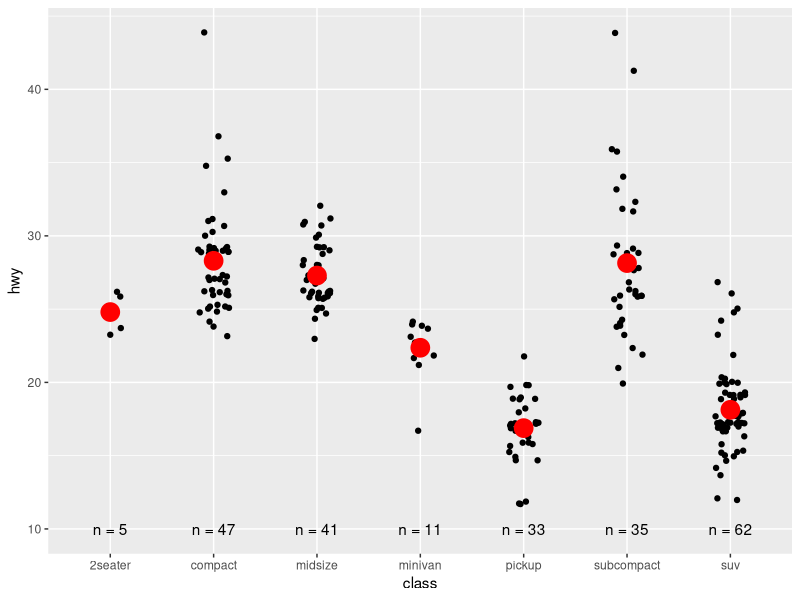
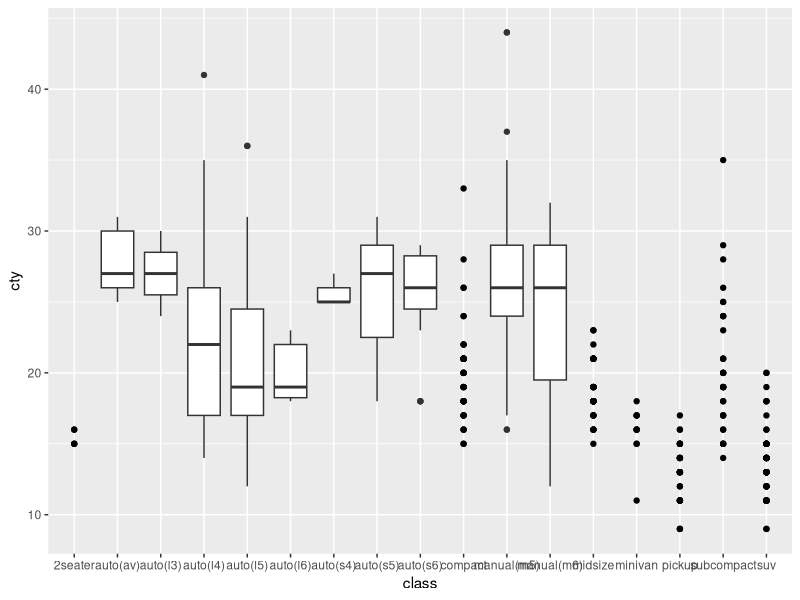
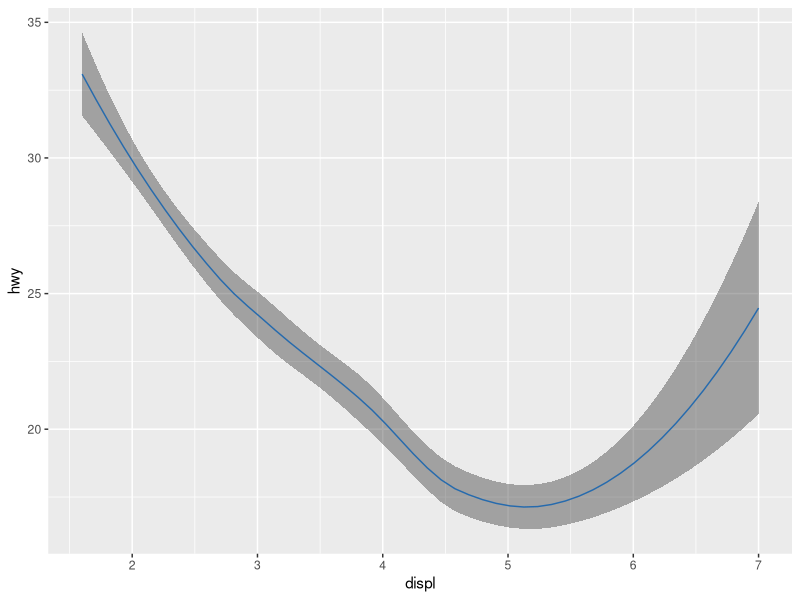
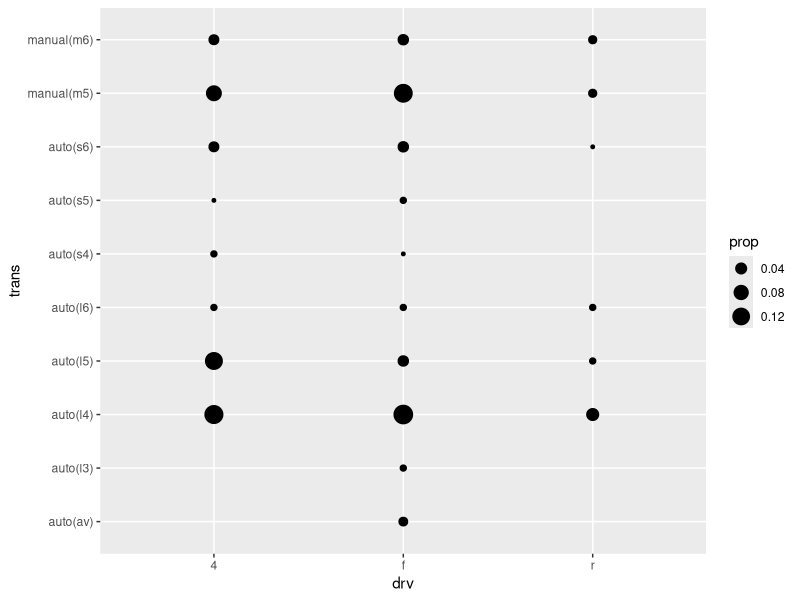

The R source for these figures, in order:
## ---- chunk 1
library(tidyverse)
## ---- chunk 2
library(dplyr)
class <- mpg %>% 
  group_by(class) %>% 
  summarise(n = n(), hwy = mean(hwy))
## ---- chunk 3
mpg %>% 
  ggplot(aes(class, hwy)) +
  geom_jitter(width = 0.15, height = 0.35) +
  geom_point(data = class, aes(class, hwy), 
             color = "red",
             size = 6) +
  geom_text(data = class, aes(y = 10, x = class, label = paste0("n = ", n)))
## ---- chunk 4
####################################
####################################
# ggplot(mpg) + 
#   geom_point(aes(mpg$displ, mpg$hwy))

# The above can be simplified:
# ggplot(mpg) +
#   geom_point(aes(displ, hwy))
####################################
####################################


####################################
####################################
# ggplot() + 
#  geom_point(mapping = aes(y = hwy, x = cty),
#             data = mpg) +
#  geom_smooth(data = mpg, 
#              mapping = aes(cty, hwy))

# The above can be simplified:
# ggplot(mpg, aes(cty, hwy)) +
#  geom_point() +
#  geom_smooth()
####################################
####################################


####################################
####################################
# ggplot(diamonds, aes(carat, price)) + 
#   geom_point(aes(log(brainwt), log(bodywt)), 
#              data = msleep)

# The above can be simplified:
# msleep_processed <- msleep %>% 
#   mutate(brainwt_log = log(brainwt),
#          bodywt_log = log(bodywt))

# ggplot(diamonds, aes(carat, price)) +
#   geom_point(aes(brainwt_log, bodywt_log), 
#              data = msleep_processed)
####################################
####################################
## ---- chunk 5
ggplot(mpg) +
  geom_point(aes(class, cty)) + 
  geom_boxplot(aes(trans, hwy))
## ---- chunk 6
mod <- loess(hwy ~ displ, data = mpg)
smoothed <- data.frame(displ = seq(1.6, 7, length = 50))
pred <- predict(mod, newdata = smoothed, se = TRUE) 
smoothed$hwy <- pred$fit
smoothed$hwy_lwr <- pred$fit - 1.96 * pred$se.fit
smoothed$hwy_upr <- pred$fit + 1.96 * pred$se.fit

smoothed %>% 
  ggplot(aes(displ, hwy)) +
  geom_line(color = "dodgerblue1") +
  geom_ribbon(aes(ymin = hwy_lwr,
                  ymax = hwy_upr),
              alpha = 0.4)
## ---- chunk 7
mpg %>% 
  ggplot(aes(drv, trans)) +
  geom_count(aes(size = after_stat(prop), group = 1)) 
